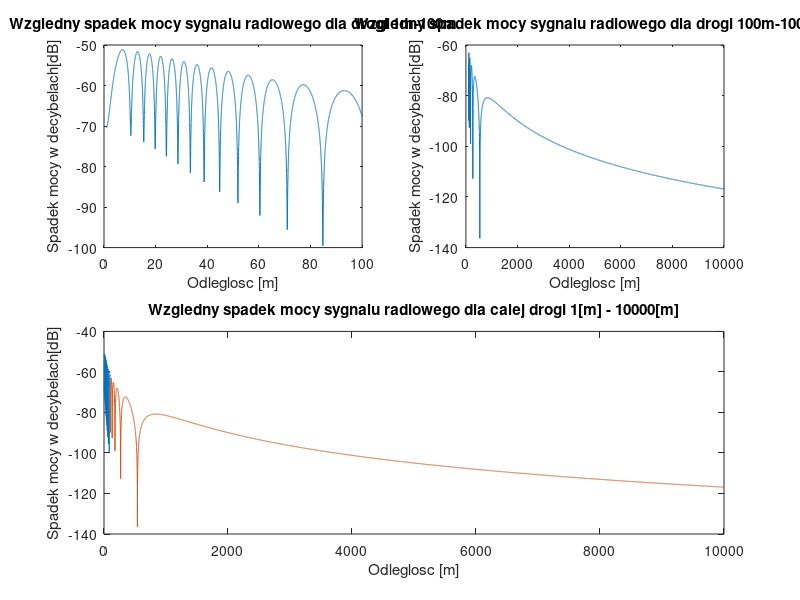

This chart was generated by the following MATLAB code:
 % Zadanie 3

 %% Czyszczenie
 clc;
 clear;
 clf;
 
 
%% Dane
GT = 1.6;
GR = GT;
f = 900*10^6; %MHz
h1 = 30; %m
h2 = 3; %m
c = 3*10^8;   %m/s
d1 = 1:0.01:100; %m (wektor)
d2 = 100:1:10000; %m (wektor)


%% Wzor na lambde i lambda

lambda = c/f;


 %% Wyliczenie odleglosci
    
D1=sqrt((h1-h2)^2+d1.^2);
D2=sqrt((h1+h2)^2+d1.^2);

%% Wyznaczenie fi1 i fi2

fi1 = -2*pi*f*(D1/c);  
fi2 = -2*pi*f*(D2/c);   


%% Petle Dla 1[m]-100[m]

for D = 1:d1

  

   % Transmisja Wielodrogowa
    
    Wielotorowe1=GT*GR*((lambda./(4*pi)).^2).*(abs((1./D1.*exp(1i*fi1))-(1./D2.*exp(1i*fi2)))).^2;

    A = 10*log10(Wielotorowe1);
    
    %figure(1);
    subplot(2,2,1);
    plot(d1,A);
    xlabel('Odleglosc [m]');
    ylabel('Spadek mocy w decybelach[dB]');
    title('Wzgledny spadek mocy sygnalu radiowego dla drogi 1m-100m');

end


%% Wyliczenie odleglosci  
D11=sqrt((h1-h2)^2+d2.^2);
D22=sqrt((h1+h2)^2+d2.^2);

%% Wyznaczenie fi1 i fi2

fi11 = -2*pi*f*(D11/c);  
fi22 = -2*pi*f*(D22/c);   



%% Petle dla 100[m] - 10000[m]


for D = 1:d2

    

    % Transmisja Wielodrogowa
    
    Wielotorowe2=GT*GR*((lambda./(4*pi)).^2).*(abs((1./D11.*exp(1i*fi11))-(1./D22.*exp(1i*fi22)))).^2;

    B = 10*log10(Wielotorowe2);
    
    %figure(2);
    subplot(2,2,2);
    plot(d2,B);
    xlabel('Odleglosc [m]');
    ylabel('Spadek mocy w decybelach[dB]');
    title('Wzgledny spadek mocy sygnalu radiowego dla drogi 100m-10000m');


end

%% Polaczenie dwoch wykresow w jedna, cala droge

%figure(3)
subplot(2,2,[3,4]);
plot(d1,A,d2,B);
xlabel('Odleglosc [m]');
ylabel('Spadek mocy w decybelach[dB]');
title('Wzgledny spadek mocy sygnalu radiowego dla calej drogi 1[m] - 10000[m]');

